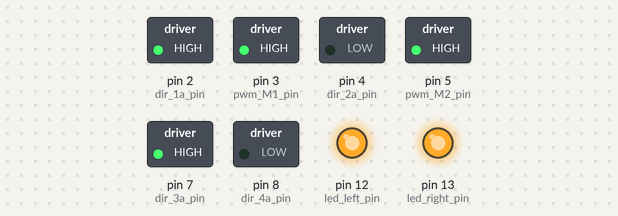
A sketch run on a simulated Arduino Uno, built with avr-gcc and run on an emulated ATmega328P. Shown: switched loads named in the sketch (green lamp = pin HIGH), output pins drawn as LEDs (lit = HIGH).

Above: at 0.05 s.
At 1.75 s:
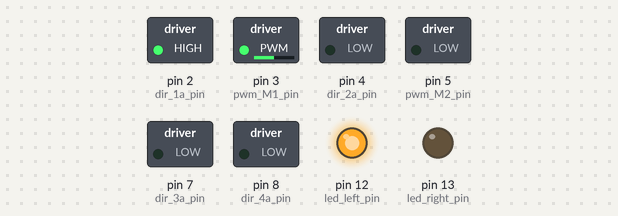
At 2.6 s:
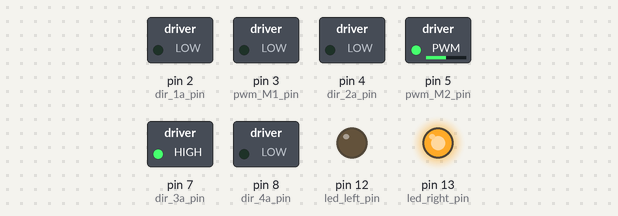
At 3.5 s:
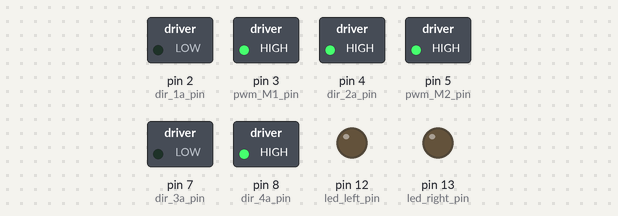
At 6.95 s:
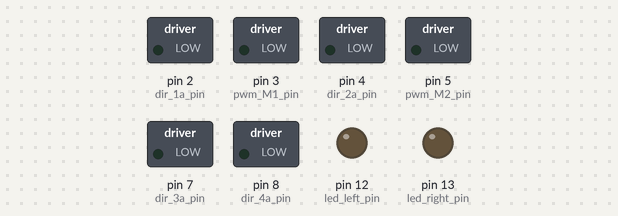
Timing chart, 0 to 9.1 s (numbered marks = the images above):
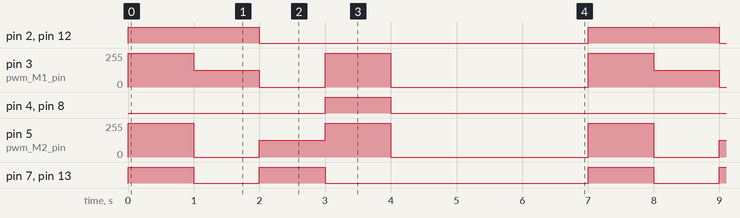

The sketch:

L293D_motor_driver.ino
```cpp
const int pwm_M1_pin = 3;
const int pwm_M2_pin = 5;

const int dir_1a_pin = 2;
const int dir_2a_pin = 4;

const int dir_3a_pin = 7;
const int dir_4a_pin = 8;

const int led_left_pin = 12;
const int led_right_pin = 13;

const int MAX_SPEED = 255;
const int HALF_SPEED = 127;

void setup() {
  pinMode(pwm_M1_pin, OUTPUT);
  pinMode(dir_1a_pin, OUTPUT);
  pinMode(dir_2a_pin, OUTPUT);
  pinMode(pwm_M2_pin, OUTPUT);
  pinMode(dir_3a_pin, OUTPUT);
  pinMode(dir_4a_pin, OUTPUT);
  pinMode(led_left_pin, OUTPUT);
  pinMode(led_right_pin, OUTPUT);

}

void forward(int speed){
  digitalWrite(led_left_pin, HIGH);
  digitalWrite(led_right_pin, HIGH);
  digitalWrite(dir_1a_pin, HIGH);
  digitalWrite(dir_2a_pin, LOW);
  digitalWrite(dir_3a_pin, HIGH);
  digitalWrite(dir_4a_pin, LOW);
  analogWrite(pwm_M1_pin, speed);
  analogWrite(pwm_M2_pin, speed);
}

void backward(int speed){
  digitalWrite(led_left_pin, LOW);
  digitalWrite(led_right_pin, LOW);

  digitalWrite(dir_1a_pin, LOW);
  digitalWrite(dir_2a_pin, HIGH);
  digitalWrite(dir_3a_pin, LOW);
  digitalWrite(dir_4a_pin, HIGH);
  analogWrite(pwm_M1_pin, speed);
  analogWrite(pwm_M2_pin, speed);
}

void stopMotor(){
  digitalWrite(led_left_pin, LOW);
  digitalWrite(led_right_pin, LOW);
  digitalWrite(dir_1a_pin, LOW);
  digitalWrite(dir_2a_pin, LOW);
  digitalWrite(dir_3a_pin, LOW);
  digitalWrite(dir_4a_pin, LOW);
  analogWrite(pwm_M1_pin, 0);
  analogWrite(pwm_M2_pin, 0);
}

void turnLeft(int speed){
  digitalWrite(led_left_pin, HIGH);
  digitalWrite(led_right_pin, LOW);
  digitalWrite(dir_1a_pin, HIGH);
  digitalWrite(dir_2a_pin, LOW);
  digitalWrite(dir_3a_pin, LOW);
  digitalWrite(dir_4a_pin, LOW);
  analogWrite(pwm_M1_pin, speed);
  analogWrite(pwm_M2_pin, 0);
}

void turnRight(int speed){
  digitalWrite(led_right_pin, HIGH);
  digitalWrite(led_left_pin, LOW);
  digitalWrite(dir_1a_pin, LOW);
  digitalWrite(dir_2a_pin, LOW);
  digitalWrite(dir_3a_pin, HIGH);
  digitalWrite(dir_4a_pin, LOW);
  analogWrite(pwm_M1_pin, 0);
  analogWrite(pwm_M2_pin, speed);
}

void loop() {
  forward(MAX_SPEED);
  delay(1000);
  turnLeft(HALF_SPEED);
  delay(1000);
  turnRight(HALF_SPEED);
  delay(1000);
  backward(MAX_SPEED);
  delay(1000);
  stopMotor();
  delay(3000);
}
```

Measured:
- by itself, pin 2 (dir_1a_pin), pin 12 (led_left_pin): alternates HIGH for 2.0 s and LOW for 5.0 s
- by itself, pin 3 (pwm_M1_pin): repeats every 7.0 s: 127/255 1.0 s, 0/255 1.0 s, 255/255 1.0 s, 0/255 3.0 s, 255/255 1.0 s
- by itself, pin 4 (dir_2a_pin), pin 8 (dir_4a_pin): alternates HIGH for 1.0 s and LOW for 6.0 s
- by itself, pin 5 (pwm_M2_pin): repeats every 7.0 s: 0/255 1.0 s, 127/255 1.0 s, 255/255 1.0 s, 0/255 3.0 s, 255/255 1.0 s
- by itself, pin 7 (dir_3a_pin), pin 13 (led_right_pin): repeats every 7.0 s: LOW 1.0 s, HIGH 1.0 s, LOW 4.0 s, HIGH 1.0 s
